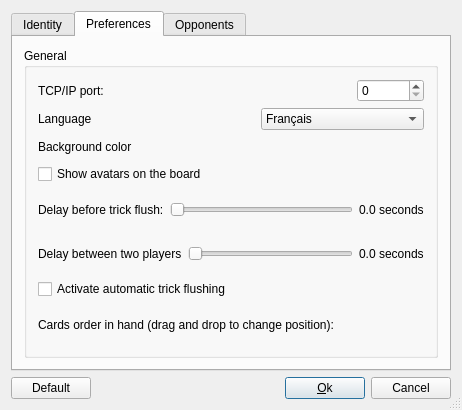
<?xml version="1.0" encoding="UTF-8"?>
<ui version="4.0">
 <class>OptionsUI</class>
 <widget class="QDialog" name="OptionsUI">
  <property name="geometry">
   <rect>
    <x>0</x>
    <y>0</y>
    <width>462</width>
    <height>410</height>
   </rect>
  </property>
  <property name="sizePolicy">
   <sizepolicy hsizetype="Expanding" vsizetype="Expanding">
    <horstretch>0</horstretch>
    <verstretch>0</verstretch>
   </sizepolicy>
  </property>
  <property name="windowTitle">
   <string>Options</string>
  </property>
  <property name="sizeGripEnabled">
   <bool>true</bool>
  </property>
  <layout class="QGridLayout" name="gridLayout_4">
   <item row="1" column="0">
    <layout class="QHBoxLayout" name="horizontalLayout_2">
     <item>
      <widget class="QPushButton" name="btnDefaut">
       <property name="text">
        <string>Default</string>
       </property>
      </widget>
     </item>
     <item>
      <spacer>
       <property name="orientation">
        <enum>Qt::Horizontal</enum>
       </property>
       <property name="sizeType">
        <enum>QSizePolicy::Expanding</enum>
       </property>
       <property name="sizeHint" stdset="0">
        <size>
         <width>20</width>
         <height>20</height>
        </size>
       </property>
      </spacer>
     </item>
     <item>
      <widget class="QPushButton" name="btnOk">
       <property name="text">
        <string>&amp;Ok</string>
       </property>
       <property name="shortcut">
        <string>Alt+O</string>
       </property>
       <property name="autoDefault">
        <bool>true</bool>
       </property>
       <property name="default">
        <bool>true</bool>
       </property>
      </widget>
     </item>
     <item>
      <widget class="QPushButton" name="btnAnnuler">
       <property name="text">
        <string>Cancel</string>
       </property>
       <property name="autoDefault">
        <bool>true</bool>
       </property>
      </widget>
     </item>
    </layout>
   </item>
   <item row="0" column="0">
    <widget class="QTabWidget" name="optionsUI">
     <property name="currentIndex">
      <number>1</number>
     </property>
     <widget class="QWidget" name="identityTab">
      <attribute name="title">
       <string>Identity</string>
      </attribute>
      <layout class="QGridLayout" name="gridLayout_5">
       <item row="0" column="0">
        <widget class="QGroupBox" name="groupBox_6">
         <property name="title">
          <string>Identity</string>
         </property>
         <layout class="QGridLayout" name="gridLayout_6">
          <item row="0" column="0">
           <layout class="QHBoxLayout" name="horizontalLayout_4">
            <item>
             <layout class="QHBoxLayout" name="_6">
              <property name="spacing">
               <number>6</number>
              </property>
              <property name="leftMargin">
               <number>0</number>
              </property>
              <property name="topMargin">
               <number>0</number>
              </property>
              <property name="rightMargin">
               <number>0</number>
              </property>
              <property name="bottomMargin">
               <number>0</number>
              </property>
              <item>
               <layout class="QVBoxLayout" name="_7">
                <property name="spacing">
                 <number>6</number>
                </property>
                <property name="leftMargin">
                 <number>0</number>
                </property>
                <property name="topMargin">
                 <number>0</number>
                </property>
                <property name="rightMargin">
                 <number>0</number>
                </property>
                <property name="bottomMargin">
                 <number>0</number>
                </property>
                <item>
                 <widget class="QLabel" name="pixSud">
                  <property name="minimumSize">
                   <size>
                    <width>40</width>
                    <height>40</height>
                   </size>
                  </property>
                  <property name="maximumSize">
                   <size>
                    <width>40</width>
                    <height>40</height>
                   </size>
                  </property>
                  <property name="frameShape">
                   <enum>QFrame::Box</enum>
                  </property>
                  <property name="frameShadow">
                   <enum>QFrame::Plain</enum>
                  </property>
                  <property name="text">
                   <string/>
                  </property>
                  <property name="scaledContents">
                   <bool>true</bool>
                  </property>
                  <property name="alignment">
                   <set>Qt::AlignLeading|Qt::AlignLeft|Qt::AlignVCenter</set>
                  </property>
                 </widget>
                </item>
                <item>
                 <widget class="QPushButton" name="btnPixSud">
                  <property name="minimumSize">
                   <size>
                    <width>40</width>
                    <height>0</height>
                   </size>
                  </property>
                  <property name="text">
                   <string/>
                  </property>
                  <property name="icon">
                   <iconset resource="../../../assets/desktop.qrc">
                    <normaloff>:/images/fileopen.png</normaloff>:/images/fileopen.png</iconset>
                  </property>
                  <property name="autoDefault">
                   <bool>false</bool>
                  </property>
                 </widget>
                </item>
               </layout>
              </item>
              <item>
               <spacer>
                <property name="orientation">
                 <enum>Qt::Horizontal</enum>
                </property>
                <property name="sizeHint" stdset="0">
                 <size>
                  <width>40</width>
                  <height>20</height>
                 </size>
                </property>
               </spacer>
              </item>
              <item>
               <widget class="QGroupBox" name="groupBox_7">
                <property name="title">
                 <string>Gender</string>
                </property>
                <layout class="QGridLayout" name="_8">
                 <property name="leftMargin">
                  <number>9</number>
                 </property>
                 <property name="topMargin">
                  <number>9</number>
                 </property>
                 <property name="rightMargin">
                  <number>9</number>
                 </property>
                 <property name="bottomMargin">
                  <number>9</number>
                 </property>
                 <property name="spacing">
                  <number>6</number>
                 </property>
                 <item row="0" column="0">
                  <layout class="QVBoxLayout" name="_9">
                   <property name="spacing">
                    <number>6</number>
                   </property>
                   <property name="leftMargin">
                    <number>0</number>
                   </property>
                   <property name="topMargin">
                    <number>0</number>
                   </property>
                   <property name="rightMargin">
                    <number>0</number>
                   </property>
                   <property name="bottomMargin">
                    <number>0</number>
                   </property>
                   <item>
                    <widget class="QRadioButton" name="sexeM">
                     <property name="text">
                      <string>Male</string>
                     </property>
                    </widget>
                   </item>
                   <item>
                    <widget class="QRadioButton" name="sexeF">
                     <property name="text">
                      <string>Female</string>
                     </property>
                    </widget>
                   </item>
                  </layout>
                 </item>
                </layout>
               </widget>
              </item>
             </layout>
            </item>
            <item>
             <spacer>
              <property name="orientation">
               <enum>Qt::Horizontal</enum>
              </property>
              <property name="sizeHint" stdset="0">
               <size>
                <width>40</width>
                <height>20</height>
               </size>
              </property>
             </spacer>
            </item>
           </layout>
          </item>
          <item row="1" column="0">
           <layout class="QHBoxLayout" name="_10">
            <property name="spacing">
             <number>6</number>
            </property>
            <property name="leftMargin">
             <number>0</number>
            </property>
            <property name="topMargin">
             <number>0</number>
            </property>
            <property name="rightMargin">
             <number>0</number>
            </property>
            <property name="bottomMargin">
             <number>0</number>
            </property>
            <item>
             <widget class="QLabel" name="TextLabel2_3_2">
              <property name="text">
               <string>Nick name:</string>
              </property>
              <property name="alignment">
               <set>Qt::AlignLeading|Qt::AlignLeft|Qt::AlignVCenter</set>
              </property>
             </widget>
            </item>
            <item>
             <widget class="QLineEdit" name="nomJoueurSud">
              <property name="enabled">
               <bool>true</bool>
              </property>
              <property name="maxLength">
               <number>10</number>
              </property>
             </widget>
            </item>
           </layout>
          </item>
          <item row="2" column="0">
           <layout class="QHBoxLayout" name="_11">
            <property name="spacing">
             <number>6</number>
            </property>
            <property name="leftMargin">
             <number>0</number>
            </property>
            <property name="topMargin">
             <number>0</number>
            </property>
            <property name="rightMargin">
             <number>0</number>
            </property>
            <property name="bottomMargin">
             <number>0</number>
            </property>
            <item>
             <widget class="QLabel" name="TextLabel3_2_2">
              <property name="text">
               <string>Quote:</string>
              </property>
             </widget>
            </item>
            <item>
             <widget class="QLineEdit" name="citationSud">
              <property name="enabled">
               <bool>true</bool>
              </property>
              <property name="locale">
               <locale language="French" country="France"/>
              </property>
              <property name="maxLength">
               <number>100</number>
              </property>
             </widget>
            </item>
           </layout>
          </item>
          <item row="3" column="0">
           <spacer>
            <property name="orientation">
             <enum>Qt::Vertical</enum>
            </property>
            <property name="sizeHint" stdset="0">
             <size>
              <width>20</width>
              <height>40</height>
             </size>
            </property>
           </spacer>
          </item>
         </layout>
        </widget>
       </item>
      </layout>
     </widget>
     <widget class="QWidget" name="prefTab">
      <attribute name="title">
       <string>Preferences</string>
      </attribute>
      <layout class="QGridLayout" name="gridLayout_2">
       <item row="0" column="0">
        <widget class="QGroupBox" name="groupBox_10">
         <property name="title">
          <string>General</string>
         </property>
         <layout class="QGridLayout" name="gridLayout">
          <item row="0" column="0">
           <layout class="QHBoxLayout" name="horizontalLayout_9">
            <item>
             <widget class="QLabel" name="TextLabel1_3">
              <property name="text">
               <string>TCP/IP port:</string>
              </property>
             </widget>
            </item>
            <item>
             <spacer name="horizontalSpacer_5">
              <property name="orientation">
               <enum>Qt::Horizontal</enum>
              </property>
              <property name="sizeHint" stdset="0">
               <size>
                <width>40</width>
                <height>20</height>
               </size>
              </property>
             </spacer>
            </item>
            <item>
             <widget class="QSpinBox" name="portReseau">
              <property name="maximum">
               <number>999999</number>
              </property>
             </widget>
            </item>
           </layout>
          </item>
          <item row="1" column="0">
           <layout class="QHBoxLayout" name="horizontalLayout_8">
            <item>
             <widget class="QLabel" name="label_4">
              <property name="sizePolicy">
               <sizepolicy hsizetype="Minimum" vsizetype="Preferred">
                <horstretch>0</horstretch>
                <verstretch>0</verstretch>
               </sizepolicy>
              </property>
              <property name="text">
               <string>Language</string>
              </property>
             </widget>
            </item>
            <item>
             <spacer name="horizontalSpacer_4">
              <property name="orientation">
               <enum>Qt::Horizontal</enum>
              </property>
              <property name="sizeHint" stdset="0">
               <size>
                <width>40</width>
                <height>20</height>
               </size>
              </property>
             </spacer>
            </item>
            <item>
             <widget class="QComboBox" name="langList">
              <property name="sizePolicy">
               <sizepolicy hsizetype="MinimumExpanding" vsizetype="Fixed">
                <horstretch>0</horstretch>
                <verstretch>0</verstretch>
               </sizepolicy>
              </property>
              <property name="iconSize">
               <size>
                <width>15</width>
                <height>15</height>
               </size>
              </property>
              <item>
               <property name="text">
                <string>Français</string>
               </property>
              </item>
              <item>
               <property name="text">
                <string>English</string>
               </property>
              </item>
             </widget>
            </item>
           </layout>
          </item>
          <item row="2" column="0">
           <layout class="QHBoxLayout" name="horizontalLayout_3">
            <item>
             <widget class="QLabel" name="label">
              <property name="text">
               <string>Background color</string>
              </property>
             </widget>
            </item>
            <item>
             <spacer name="horizontalSpacer">
              <property name="orientation">
               <enum>Qt::Horizontal</enum>
              </property>
              <property name="sizeHint" stdset="0">
               <size>
                <width>40</width>
                <height>20</height>
               </size>
              </property>
             </spacer>
            </item>
            <item>
             <widget class="QPushButton" name="tapisColor">
              <property name="text">
               <string/>
              </property>
              <property name="flat">
               <bool>true</bool>
              </property>
             </widget>
            </item>
           </layout>
          </item>
          <item row="3" column="0">
           <widget class="QCheckBox" name="afficheAvatars">
            <property name="text">
             <string>Show avatars on the board</string>
            </property>
           </widget>
          </item>
          <item row="4" column="0">
           <layout class="QHBoxLayout" name="horizontalLayout_5">
            <item>
             <widget class="QLabel" name="label2">
              <property name="text">
               <string>Delay before trick flush:</string>
              </property>
             </widget>
            </item>
            <item>
             <widget class="QSlider" name="slider2">
              <property name="maximum">
               <number>5000</number>
              </property>
              <property name="singleStep">
               <number>100</number>
              </property>
              <property name="pageStep">
               <number>100</number>
              </property>
              <property name="orientation">
               <enum>Qt::Horizontal</enum>
              </property>
             </widget>
            </item>
            <item>
             <widget class="QLabel" name="temps2">
              <property name="text">
               <string>0.0 seconds</string>
              </property>
             </widget>
            </item>
           </layout>
          </item>
          <item row="5" column="0">
           <layout class="QHBoxLayout" name="horizontalLayout">
            <item>
             <widget class="QLabel" name="TextLabel1">
              <property name="text">
               <string>Delay between two players</string>
              </property>
             </widget>
            </item>
            <item>
             <widget class="QSlider" name="slider1">
              <property name="maximum">
               <number>5000</number>
              </property>
              <property name="singleStep">
               <number>100</number>
              </property>
              <property name="pageStep">
               <number>100</number>
              </property>
              <property name="orientation">
               <enum>Qt::Horizontal</enum>
              </property>
             </widget>
            </item>
            <item>
             <widget class="QLabel" name="temps1">
              <property name="text">
               <string>0.0 seconds</string>
              </property>
              <property name="scaledContents">
               <bool>false</bool>
              </property>
              <property name="alignment">
               <set>Qt::AlignLeading|Qt::AlignLeft|Qt::AlignVCenter</set>
              </property>
             </widget>
            </item>
           </layout>
          </item>
          <item row="6" column="0">
           <widget class="QCheckBox" name="clic">
            <property name="text">
             <string>Activate automatic trick flushing</string>
            </property>
           </widget>
          </item>
          <item row="7" column="0">
           <layout class="QHBoxLayout" name="horizontalLayout_7">
            <item>
             <widget class="QLabel" name="label_5">
              <property name="text">
               <string>Cards order in hand (drag and drop to change position):</string>
              </property>
             </widget>
            </item>
            <item>
             <spacer name="horizontalSpacer_6">
              <property name="orientation">
               <enum>Qt::Horizontal</enum>
              </property>
              <property name="sizeHint" stdset="0">
               <size>
                <width>40</width>
                <height>20</height>
               </size>
              </property>
             </spacer>
            </item>
           </layout>
          </item>
          <item row="8" column="0">
           <layout class="QHBoxLayout" name="iconsLayout"/>
          </item>
         </layout>
        </widget>
       </item>
      </layout>
     </widget>
     <widget class="QWidget" name="OpponentsTab">
      <attribute name="title">
       <string>Opponents</string>
      </attribute>
      <layout class="QGridLayout" name="gridLayout_3">
       <item row="0" column="0">
        <spacer name="horizontalSpacer_2">
         <property name="orientation">
          <enum>Qt::Horizontal</enum>
         </property>
         <property name="sizeHint" stdset="0">
          <size>
           <width>71</width>
           <height>20</height>
          </size>
         </property>
        </spacer>
       </item>
       <item row="0" column="1" colspan="2">
        <widget class="QGroupBox" name="groupBox_3">
         <property name="title">
          <string>North player</string>
         </property>
         <layout class="QGridLayout" name="_20">
          <property name="leftMargin">
           <number>8</number>
          </property>
          <property name="topMargin">
           <number>8</number>
          </property>
          <property name="rightMargin">
           <number>8</number>
          </property>
          <property name="bottomMargin">
           <number>8</number>
          </property>
          <property name="spacing">
           <number>6</number>
          </property>
          <item row="0" column="0">
           <layout class="QVBoxLayout" name="_21">
            <property name="spacing">
             <number>6</number>
            </property>
            <property name="leftMargin">
             <number>0</number>
            </property>
            <property name="topMargin">
             <number>0</number>
            </property>
            <property name="rightMargin">
             <number>0</number>
            </property>
            <property name="bottomMargin">
             <number>0</number>
            </property>
            <item>
             <widget class="QLabel" name="label_2_2">
              <property name="text">
               <string>Name</string>
              </property>
             </widget>
            </item>
            <item>
             <widget class="QLabel" name="label_3_2">
              <property name="text">
               <string>Level</string>
              </property>
             </widget>
            </item>
           </layout>
          </item>
          <item row="0" column="2">
           <layout class="QVBoxLayout" name="_22">
            <property name="spacing">
             <number>6</number>
            </property>
            <property name="leftMargin">
             <number>0</number>
            </property>
            <property name="topMargin">
             <number>0</number>
            </property>
            <property name="rightMargin">
             <number>0</number>
            </property>
            <property name="bottomMargin">
             <number>0</number>
            </property>
            <item>
             <widget class="QLabel" name="pixNord">
              <property name="minimumSize">
               <size>
                <width>40</width>
                <height>40</height>
               </size>
              </property>
              <property name="maximumSize">
               <size>
                <width>40</width>
                <height>40</height>
               </size>
              </property>
              <property name="frameShape">
               <enum>QFrame::Box</enum>
              </property>
              <property name="frameShadow">
               <enum>QFrame::Plain</enum>
              </property>
              <property name="scaledContents">
               <bool>true</bool>
              </property>
             </widget>
            </item>
            <item>
             <widget class="QPushButton" name="btnPixNord">
              <property name="maximumSize">
               <size>
                <width>40</width>
                <height>16777215</height>
               </size>
              </property>
              <property name="text">
               <string/>
              </property>
              <property name="icon">
               <iconset resource="../../../assets/desktop.qrc">
                <normaloff>:/images/fileopen.png</normaloff>:/images/fileopen.png</iconset>
              </property>
             </widget>
            </item>
           </layout>
          </item>
          <item row="0" column="1">
           <layout class="QVBoxLayout" name="_23">
            <property name="spacing">
             <number>6</number>
            </property>
            <property name="leftMargin">
             <number>0</number>
            </property>
            <property name="topMargin">
             <number>0</number>
            </property>
            <property name="rightMargin">
             <number>0</number>
            </property>
            <property name="bottomMargin">
             <number>0</number>
            </property>
            <item>
             <widget class="QLineEdit" name="nomJoueurNord">
              <property name="enabled">
               <bool>true</bool>
              </property>
              <property name="maxLength">
               <number>10</number>
              </property>
             </widget>
            </item>
            <item>
             <widget class="QComboBox" name="niveauNord"/>
            </item>
           </layout>
          </item>
         </layout>
        </widget>
       </item>
       <item row="0" column="3">
        <spacer name="horizontalSpacer_3">
         <property name="orientation">
          <enum>Qt::Horizontal</enum>
         </property>
         <property name="sizeHint" stdset="0">
          <size>
           <width>72</width>
           <height>20</height>
          </size>
         </property>
        </spacer>
       </item>
       <item row="1" column="0" colspan="2">
        <widget class="QGroupBox" name="groupBox_4">
         <property name="title">
          <string>West player</string>
         </property>
         <layout class="QGridLayout" name="_24">
          <property name="leftMargin">
           <number>8</number>
          </property>
          <property name="topMargin">
           <number>8</number>
          </property>
          <property name="rightMargin">
           <number>8</number>
          </property>
          <property name="bottomMargin">
           <number>8</number>
          </property>
          <property name="spacing">
           <number>6</number>
          </property>
          <item row="0" column="0">
           <layout class="QVBoxLayout" name="_25">
            <property name="spacing">
             <number>6</number>
            </property>
            <property name="leftMargin">
             <number>0</number>
            </property>
            <property name="topMargin">
             <number>0</number>
            </property>
            <property name="rightMargin">
             <number>0</number>
            </property>
            <property name="bottomMargin">
             <number>0</number>
            </property>
            <item>
             <widget class="QLabel" name="label_2_3">
              <property name="text">
               <string>Name</string>
              </property>
             </widget>
            </item>
            <item>
             <widget class="QLabel" name="label_3_3">
              <property name="text">
               <string>Level</string>
              </property>
             </widget>
            </item>
           </layout>
          </item>
          <item row="0" column="1">
           <layout class="QVBoxLayout" name="_26">
            <property name="spacing">
             <number>6</number>
            </property>
            <property name="leftMargin">
             <number>0</number>
            </property>
            <property name="topMargin">
             <number>0</number>
            </property>
            <property name="rightMargin">
             <number>0</number>
            </property>
            <property name="bottomMargin">
             <number>0</number>
            </property>
            <item>
             <widget class="QLineEdit" name="nomJoueurOuest">
              <property name="enabled">
               <bool>true</bool>
              </property>
              <property name="maxLength">
               <number>10</number>
              </property>
             </widget>
            </item>
            <item>
             <widget class="QComboBox" name="niveauOuest"/>
            </item>
           </layout>
          </item>
          <item row="0" column="2">
           <layout class="QVBoxLayout" name="_27">
            <property name="spacing">
             <number>6</number>
            </property>
            <property name="leftMargin">
             <number>0</number>
            </property>
            <property name="topMargin">
             <number>0</number>
            </property>
            <property name="rightMargin">
             <number>0</number>
            </property>
            <property name="bottomMargin">
             <number>0</number>
            </property>
            <item>
             <widget class="QLabel" name="pixOuest">
              <property name="minimumSize">
               <size>
                <width>40</width>
                <height>40</height>
               </size>
              </property>
              <property name="maximumSize">
               <size>
                <width>40</width>
                <height>40</height>
               </size>
              </property>
              <property name="frameShape">
               <enum>QFrame::Box</enum>
              </property>
              <property name="frameShadow">
               <enum>QFrame::Plain</enum>
              </property>
              <property name="scaledContents">
               <bool>true</bool>
              </property>
             </widget>
            </item>
            <item>
             <widget class="QPushButton" name="btnPixOuest">
              <property name="maximumSize">
               <size>
                <width>40</width>
                <height>16777215</height>
               </size>
              </property>
              <property name="text">
               <string/>
              </property>
              <property name="icon">
               <iconset resource="../../../assets/desktop.qrc">
                <normaloff>:/images/fileopen.png</normaloff>:/images/fileopen.png</iconset>
              </property>
              <property name="autoDefault">
               <bool>true</bool>
              </property>
              <property name="default">
               <bool>false</bool>
              </property>
             </widget>
            </item>
           </layout>
          </item>
         </layout>
        </widget>
       </item>
       <item row="1" column="2" colspan="2">
        <widget class="QGroupBox" name="groupBox_2">
         <property name="title">
          <string>East player</string>
         </property>
         <layout class="QGridLayout" name="_16">
          <property name="leftMargin">
           <number>8</number>
          </property>
          <property name="topMargin">
           <number>8</number>
          </property>
          <property name="rightMargin">
           <number>8</number>
          </property>
          <property name="bottomMargin">
           <number>8</number>
          </property>
          <property name="spacing">
           <number>6</number>
          </property>
          <item row="0" column="2">
           <layout class="QVBoxLayout" name="_17">
            <property name="spacing">
             <number>6</number>
            </property>
            <property name="leftMargin">
             <number>0</number>
            </property>
            <property name="topMargin">
             <number>0</number>
            </property>
            <property name="rightMargin">
             <number>0</number>
            </property>
            <property name="bottomMargin">
             <number>0</number>
            </property>
            <item>
             <widget class="QLabel" name="pixEst">
              <property name="minimumSize">
               <size>
                <width>40</width>
                <height>40</height>
               </size>
              </property>
              <property name="maximumSize">
               <size>
                <width>40</width>
                <height>40</height>
               </size>
              </property>
              <property name="frameShape">
               <enum>QFrame::Box</enum>
              </property>
              <property name="frameShadow">
               <enum>QFrame::Plain</enum>
              </property>
              <property name="scaledContents">
               <bool>true</bool>
              </property>
             </widget>
            </item>
            <item>
             <widget class="QPushButton" name="btnPixEst">
              <property name="maximumSize">
               <size>
                <width>40</width>
                <height>16777215</height>
               </size>
              </property>
              <property name="text">
               <string/>
              </property>
              <property name="icon">
               <iconset resource="../../../assets/desktop.qrc">
                <normaloff>:/images/fileopen.png</normaloff>:/images/fileopen.png</iconset>
              </property>
             </widget>
            </item>
           </layout>
          </item>
          <item row="0" column="1">
           <layout class="QVBoxLayout" name="_18">
            <property name="spacing">
             <number>6</number>
            </property>
            <property name="leftMargin">
             <number>0</number>
            </property>
            <property name="topMargin">
             <number>0</number>
            </property>
            <property name="rightMargin">
             <number>0</number>
            </property>
            <property name="bottomMargin">
             <number>0</number>
            </property>
            <item>
             <widget class="QLineEdit" name="nomJoueurEst">
              <property name="enabled">
               <bool>true</bool>
              </property>
              <property name="maxLength">
               <number>10</number>
              </property>
             </widget>
            </item>
            <item>
             <widget class="QComboBox" name="niveauEst"/>
            </item>
           </layout>
          </item>
          <item row="0" column="0">
           <layout class="QVBoxLayout" name="_19">
            <property name="spacing">
             <number>6</number>
            </property>
            <property name="leftMargin">
             <number>0</number>
            </property>
            <property name="topMargin">
             <number>0</number>
            </property>
            <property name="rightMargin">
             <number>0</number>
            </property>
            <property name="bottomMargin">
             <number>0</number>
            </property>
            <item>
             <widget class="QLabel" name="label_2">
              <property name="text">
               <string>Name</string>
              </property>
             </widget>
            </item>
            <item>
             <widget class="QLabel" name="label_3">
              <property name="text">
               <string>Level</string>
              </property>
             </widget>
            </item>
           </layout>
          </item>
         </layout>
        </widget>
       </item>
       <item row="2" column="1" colspan="2">
        <spacer name="verticalSpacer">
         <property name="orientation">
          <enum>Qt::Vertical</enum>
         </property>
         <property name="sizeHint" stdset="0">
          <size>
           <width>20</width>
           <height>53</height>
          </size>
         </property>
        </spacer>
       </item>
      </layout>
     </widget>
    </widget>
   </item>
  </layout>
 </widget>
 <layoutdefault spacing="6" margin="11"/>
 <tabstops>
  <tabstop>btnOk</tabstop>
  <tabstop>btnDefaut</tabstop>
  <tabstop>btnAnnuler</tabstop>
 </tabstops>
 <resources>
  <include location="../../../assets/desktop.qrc"/>
 </resources>
 <connections>
  <connection>
   <sender>btnOk</sender>
   <signal>clicked()</signal>
   <receiver>OptionsUI</receiver>
   <slot>accept()</slot>
   <hints>
    <hint type="sourcelabel">
     <x>464</x>
     <y>487</y>
    </hint>
    <hint type="destinationlabel">
     <x>200</x>
     <y>444</y>
    </hint>
   </hints>
  </connection>
  <connection>
   <sender>btnAnnuler</sender>
   <signal>clicked()</signal>
   <receiver>OptionsUI</receiver>
   <slot>reject()</slot>
   <hints>
    <hint type="sourcelabel">
     <x>552</x>
     <y>487</y>
    </hint>
    <hint type="destinationlabel">
     <x>282</x>
     <y>441</y>
    </hint>
   </hints>
  </connection>
 </connections>
</ui>
